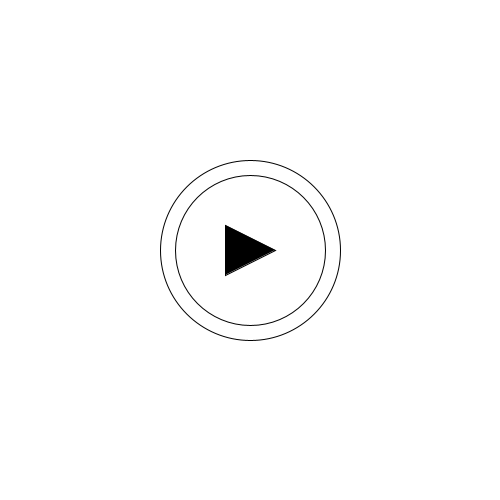
Frame 1 (no input)
Frame 60 (the mouse pressed at the canvas centre just before this capture): identical to frame 1, image omitted
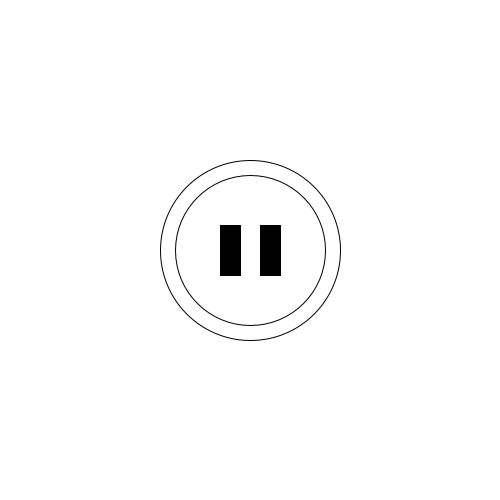
Frame 120 (the mouse held since frame 60 and released just before this capture)

The Processing sketch that drew these frames (run headless with seeded random() and noise(); from frame 60 on, the mouse is pressed at the canvas centre):

// Processing sketch: L6H1_p
// ── L6H1_p.pde
int x;

void setup()
{
  size(500, 500);
  frameRate(60);
  
  x = 0;
}

void draw()
{
  background(255, 255, 255);
  
  if (x == 0)
  {
    stroke(0, 0, 0);
    fill(255, 255, 255);
    ellipse(250, 250, 180, 180);
    ellipse(250, 250, 150, 150);
    fill(0, 0, 0);
    triangle(225, 225, 275, 250, 225, 275);
  }
  else
  {
    stroke(0, 0, 0);
    fill(255, 255, 255);
    ellipse(250, 250, 180, 180);
    ellipse(250, 250, 150, 150);
    fill(0, 0, 0);
    rect(220, 225, 20, 50);
    rect(260, 225, 20, 50);
  }
}

void mousePressed()
{
  x = 1 - x;
}
